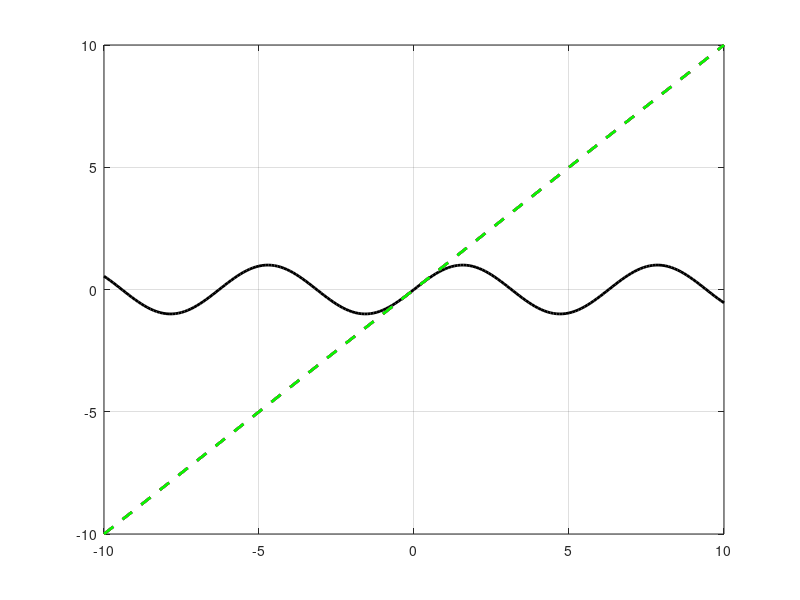

The MATLAB source for this figure:
clear all;close all

x = -10:.1:10;
y = sin(x);

plot(x,y,'k','linewidth',2)
axis([-10,10,-10,10])
grid on;hold on

%多项式表达：从高到低，写系数
P = [1 0];   %y=x+0
yT1 = polyval(P , x);
plot(x,yT1,'b--','linewidth',2)

%阶乘函数：factorial(x)
P = [-1/factorial(3) 0 1 0];   
yT2 = polyval(P , x);
plot(x,yT1,'r--','linewidth',2)

P = [1/factorial(5) 0 -1/factorial(3) 0 1 0];   
yT3 = polyval(P , x);
plot(x,yT1,'g--','linewidth',2)